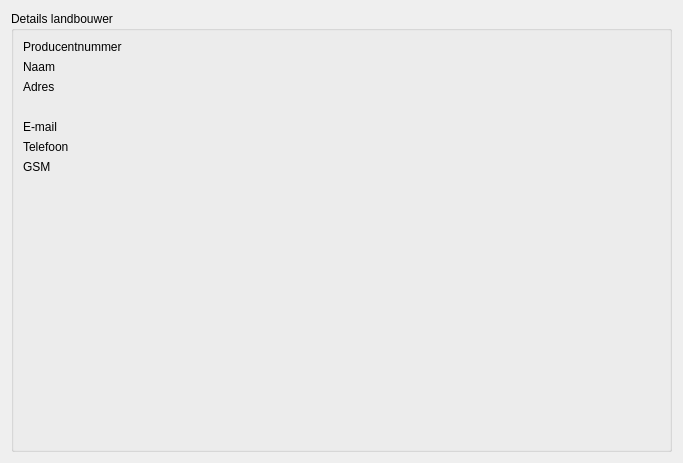
<?xml version="1.0" encoding="UTF-8"?>
<ui version="4.0">
 <class>DetailsFarmer</class>
 <widget class="QWidget" name="DetailsFarmer">
  <property name="geometry">
   <rect>
    <x>0</x>
    <y>0</y>
    <width>683</width>
    <height>463</height>
   </rect>
  </property>
  <property name="windowTitle">
   <string>Form</string>
  </property>
  <layout class="QVBoxLayout" name="verticalLayout">
   <item>
    <widget class="QGroupBox" name="gb_detailsfarmer">
     <property name="title">
      <string>Details landbouwer</string>
     </property>
     <layout class="QFormLayout" name="formLayout">
      <item row="0" column="0">
       <widget class="QLabel" name="lb_producentnr">
        <property name="text">
         <string>Producentnummer</string>
        </property>
       </widget>
      </item>
      <item row="0" column="1">
       <widget class="ValueLabel" name="efw_producentnr">
        <property name="text">
         <string/>
        </property>
       </widget>
      </item>
      <item row="1" column="0">
       <widget class="QLabel" name="lb_naam">
        <property name="text">
         <string>Naam</string>
        </property>
       </widget>
      </item>
      <item row="1" column="1">
       <widget class="ValueLabel" name="efw_naam">
        <property name="text">
         <string/>
        </property>
       </widget>
      </item>
      <item row="2" column="0">
       <widget class="QLabel" name="lb_adres">
        <property name="text">
         <string>Adres</string>
        </property>
       </widget>
      </item>
      <item row="2" column="1">
       <widget class="ValueLabel" name="efw_straat_met_nr">
        <property name="text">
         <string/>
        </property>
       </widget>
      </item>
      <item row="3" column="1">
       <widget class="ValueLabel" name="efw_postcode_gemeente">
        <property name="text">
         <string/>
        </property>
       </widget>
      </item>
      <item row="4" column="0">
       <widget class="QLabel" name="lb_email">
        <property name="text">
         <string>E-mail</string>
        </property>
       </widget>
      </item>
      <item row="4" column="1">
       <widget class="ValueLabel" name="efw_email">
        <property name="text">
         <string/>
        </property>
       </widget>
      </item>
      <item row="5" column="0">
       <widget class="QLabel" name="lb_telefoon">
        <property name="text">
         <string>Telefoon</string>
        </property>
       </widget>
      </item>
      <item row="5" column="1">
       <widget class="ValueLabel" name="efw_telefoon">
        <property name="text">
         <string/>
        </property>
       </widget>
      </item>
      <item row="6" column="0">
       <widget class="QLabel" name="lb_gsm">
        <property name="text">
         <string>GSM</string>
        </property>
       </widget>
      </item>
      <item row="6" column="1">
       <widget class="ValueLabel" name="efw_gsm">
        <property name="text">
         <string/>
        </property>
       </widget>
      </item>
     </layout>
    </widget>
   </item>
  </layout>
 </widget>
 <customwidgets>
  <customwidget>
   <class>ValueLabel</class>
   <extends>QLabel</extends>
   <header>Erosiebezwaren/widgets/valuelabel.h</header>
  </customwidget>
 </customwidgets>
 <resources/>
 <connections/>
</ui>
